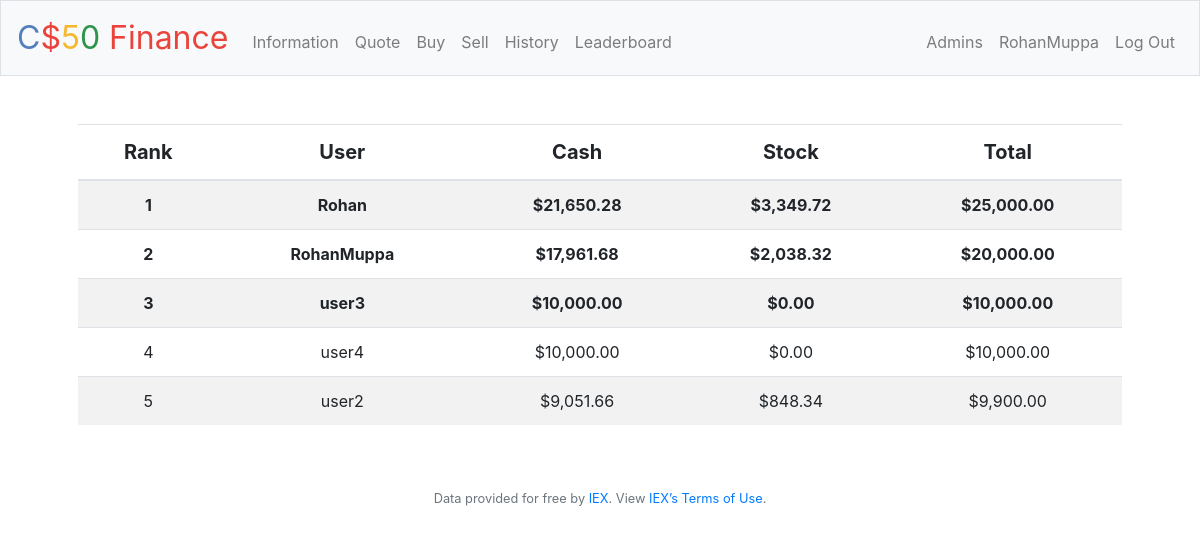
Page /leaderboard (signed in) on the committed database.
### tables this page shows
CREATE TABLE users
(id INTEGER,
username TEXT NOT NULL,
hash TEXT NOT NULL,
cash NUMERIC NOT NULL DEFAULT 10000.00,
grand_total NUMERIC NOT NULL DEFAULT 10000.00,
admin INTEGER,
PRIMARY KEY(id));

### application.py (the view)
@app.route("/leaderboard")
@login_required
def leaderboard():
    leaderboard = db.execute("SELECT username,cash,grand_total FROM users ORDER BY grand_total DESC LIMIT 10;")
    for user in leaderboard:
        user["cash"] = user["cash"]
        user["grand_total"] = user["grand_total"]
    return render_template("leaderboard.html",leaderboard=leaderboard)

### application.py (called while the page is built)
@app.after_request
def after_request(response):
    response.headers["Cache-Control"] = "no-cache, no-store, must-revalidate"
    response.headers["Expires"] = 0
    response.headers["Pragma"] = "no-cache"
    return response

### helpers.py (called while the page is built)
def login_required(f):
    @wraps(f)
    def decorated_function(*args, **kwargs):
        if session.get("user_id") is None:
            return redirect("/login")
        return f(*args, **kwargs)
    return decorated_function

def usd(value):
    return f"${value:,.2f}"

### templates/leaderboard.html (shortened to what this page needs)
{% extends "layout.html" %}
{% block main %}
    <table class="table table-striped">
        <thead id="leaderboard_head">
            <tr>
                <th>Rank</th>
                <th>User</th>
                <th>Cash</th>
                <th>Stock</th>
                <th>Total</th>
            </tr>
        </thead>
        <tbody id="leaderboard_body">
            {% for user in leaderboard %}
                <tr>
                    {% set stock = user.grand_total - user.cash %}
                    {% if loop.index <= 3 %}
                        <td><strong>{{ loop.index }}</strong></td>
                        <td><strong>{{ user.username }}</strong></td>
                        <td><strong>{{ user.cash | usd }}</strong></td>
                        <td><strong>{{ stock | usd}}</strong></td>
                        <td><strong>{{ user.grand_total | usd}}</strong></td>
                    {% else %}
                        <td>{{ loop.index }}</td>
                        <td>{{ user.username }}</td>
                        <td>{{ user.cash | usd}}</td>
                        <td>{{ stock | usd}}</td>
                        <td>{{ user.grand_total | usd}}</td>
                    {% endif %}
                </tr>
            {% endfor %}
        </tbody>
    </table>
{% endblock %}

### templates/layout.html (shortened to what this page needs)
<!DOCTYPE html>
<html lang="en">
    <head>
        <link rel="stylesheet" href="https://cdn.jsdelivr.net/npm/bootstrap@4.5.3/dist/css/bootstrap.min.css">
        <link href="/static/styles.css" rel="stylesheet">
    </head>
    <body>
        <nav class="navbar navbar-expand-md navbar-light bg-light border">
            <a class="navbar-brand" href="/"><span class="blue">C</span><span class="red">$</span><span class="yellow">5</span><span class="green">0</span> <span class="red">Finance</span></a>
            <div class="collapse navbar-collapse" id="navbar">
                {% if session.user_id %}
                    <ul class="navbar-nav mr-auto mt-2">
                        <li class="nav-item"><a class="nav-link" href="/information">Information</a></li>
                        <li class="nav-item"><a class="nav-link" href="/quote">Quote</a></li>
                        <li class="nav-item"><a class="nav-link" href="/buy">Buy</a></li>
                        <li class="nav-item"><a class="nav-link" href="/sell">Sell</a></li>
                        <li class="nav-item"><a class="nav-link" href="/history">History</a></li>
                        <li class="nav-item"><a class="nav-link" href="/leaderboard">Leaderboard</a></li>
                    </ul>
                    <ul class="navbar-nav ml-auto mt-2">
                        <li class="nav-item"><a class="nav-link" href="/admins">Admins</a></li>
                        <li class="nav-item"><a class="nav-link" href="">RohanMuppa</a></li>
                        <li class="nav-item"><a class="nav-link" href="/logout">Log Out</a></li>
                    </ul>
                {% else %}
                    <ul class="navbar-nav ml-auto mt-2">
                        <li class="nav-item"><a class="nav-link" href="/register">Register</a></li>
                        <li class="nav-item"><a class="nav-link" href="/login">Log In</a></li>
                    </ul>
                {% endif %}
            </div>
        </nav>
        <main class="container p-5">
            {% block main %}{% endblock %}
        </main>
        <footer class="small text-center text-muted">
            Data provided for free by <a href="https://iextrading.com/developer">IEX</a>. View <a href="https://iextrading.com/api-exhibit-a/">IEX’s Terms of Use</a>.
        </footer>
    </body>
</html>

### static/styles.css (style rules this page uses)
nav .navbar-brand { font-size: xx-large; }
nav .navbar-brand .blue { color: #537fbe; }
nav .navbar-brand .red { color: #ea433b; }
nav .navbar-brand .yellow { color: #f5b82e; }
nav .navbar-brand .green { color: #2e944b; }
main { overflow-x: auto; text-align: center; }
#leaderboard_head { font-size: 20px; }
#leaderboard_body { font-size: 16px; }

### rows in the picture
users: username "Rohan", cash "$21,650.28", stock "$3,349.72", grand_total "$25,000.00"
users: username "RohanMuppa", cash "$17,961.68", stock "$2,038.32", grand_total "$20,000.00"
users: username "user3", cash "$10,000.00", admin "$0.00", grand_total "$10,000.00"
users: username "user4", cash "$10,000.00", admin "$0.00", grand_total "$10,000.00"
users: username "user2", cash "$9,051.66", stock "$848.34", grand_total "$9,900.00"
